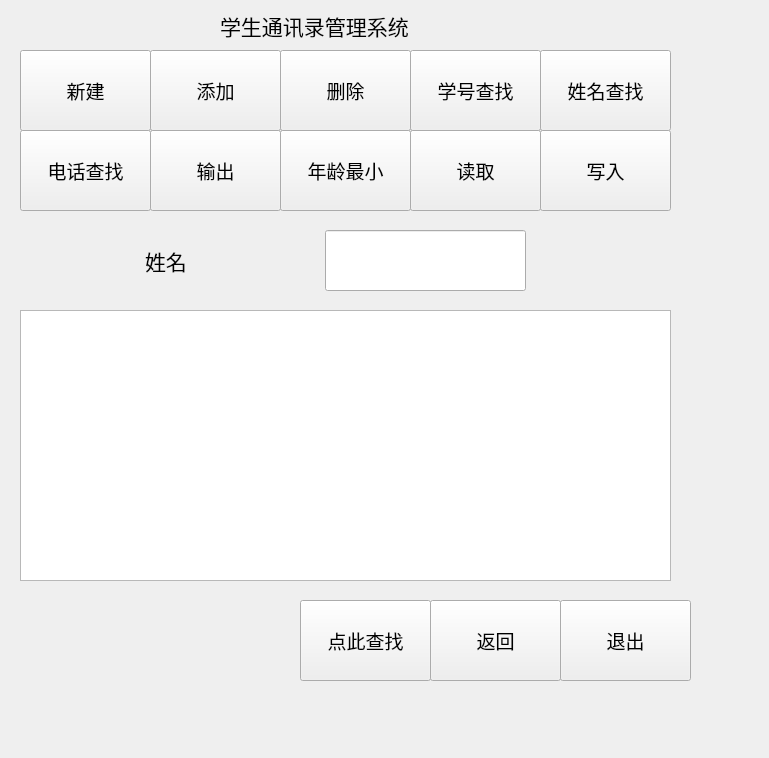
<?xml version="1.0" encoding="UTF-8"?>
<ui version="4.0">
 <class>searchNameWidget</class>
 <widget class="QWidget" name="searchNameWidget">
  <property name="geometry">
   <rect>
    <x>0</x>
    <y>0</y>
    <width>769</width>
    <height>758</height>
   </rect>
  </property>
  <property name="windowTitle">
   <string>Form</string>
  </property>
  <widget class="QPushButton" name="establishButton">
   <property name="geometry">
    <rect>
     <x>20</x>
     <y>50</y>
     <width>131</width>
     <height>81</height>
    </rect>
   </property>
   <property name="font">
    <font>
     <pointsize>14</pointsize>
    </font>
   </property>
   <property name="text">
    <string>新建</string>
   </property>
  </widget>
  <widget class="QPushButton" name="readMinStudentButton">
   <property name="geometry">
    <rect>
     <x>280</x>
     <y>130</y>
     <width>131</width>
     <height>81</height>
    </rect>
   </property>
   <property name="font">
    <font>
     <pointsize>14</pointsize>
    </font>
   </property>
   <property name="text">
    <string>年龄最小</string>
   </property>
  </widget>
  <widget class="QPushButton" name="delButton">
   <property name="geometry">
    <rect>
     <x>280</x>
     <y>50</y>
     <width>131</width>
     <height>81</height>
    </rect>
   </property>
   <property name="font">
    <font>
     <pointsize>14</pointsize>
    </font>
   </property>
   <property name="text">
    <string>删除</string>
   </property>
  </widget>
  <widget class="QPushButton" name="exitButton">
   <property name="geometry">
    <rect>
     <x>560</x>
     <y>600</y>
     <width>131</width>
     <height>81</height>
    </rect>
   </property>
   <property name="font">
    <font>
     <pointsize>14</pointsize>
    </font>
   </property>
   <property name="text">
    <string>退出</string>
   </property>
  </widget>
  <widget class="QPushButton" name="searchNameButton">
   <property name="geometry">
    <rect>
     <x>540</x>
     <y>50</y>
     <width>131</width>
     <height>81</height>
    </rect>
   </property>
   <property name="font">
    <font>
     <pointsize>14</pointsize>
    </font>
   </property>
   <property name="text">
    <string>姓名查找</string>
   </property>
  </widget>
  <widget class="QPushButton" name="outputButton">
   <property name="geometry">
    <rect>
     <x>150</x>
     <y>130</y>
     <width>131</width>
     <height>81</height>
    </rect>
   </property>
   <property name="font">
    <font>
     <pointsize>14</pointsize>
    </font>
   </property>
   <property name="text">
    <string>输出</string>
   </property>
  </widget>
  <widget class="QPushButton" name="readButton">
   <property name="geometry">
    <rect>
     <x>410</x>
     <y>130</y>
     <width>131</width>
     <height>81</height>
    </rect>
   </property>
   <property name="font">
    <font>
     <pointsize>14</pointsize>
    </font>
   </property>
   <property name="text">
    <string>读取</string>
   </property>
  </widget>
  <widget class="QPushButton" name="searchPhoneNumButton">
   <property name="geometry">
    <rect>
     <x>20</x>
     <y>130</y>
     <width>131</width>
     <height>81</height>
    </rect>
   </property>
   <property name="font">
    <font>
     <pointsize>14</pointsize>
    </font>
   </property>
   <property name="text">
    <string>电话查找</string>
   </property>
  </widget>
  <widget class="QPushButton" name="searchNumButton">
   <property name="geometry">
    <rect>
     <x>410</x>
     <y>50</y>
     <width>131</width>
     <height>81</height>
    </rect>
   </property>
   <property name="font">
    <font>
     <pointsize>14</pointsize>
    </font>
   </property>
   <property name="text">
    <string>学号查找</string>
   </property>
  </widget>
  <widget class="QLabel" name="label">
   <property name="geometry">
    <rect>
     <x>220</x>
     <y>-40</y>
     <width>311</width>
     <height>131</height>
    </rect>
   </property>
   <property name="font">
    <font>
     <pointsize>16</pointsize>
    </font>
   </property>
   <property name="text">
    <string>学生通讯录管理系统</string>
   </property>
  </widget>
  <widget class="QPushButton" name="addButton">
   <property name="geometry">
    <rect>
     <x>150</x>
     <y>50</y>
     <width>131</width>
     <height>81</height>
    </rect>
   </property>
   <property name="font">
    <font>
     <pointsize>14</pointsize>
    </font>
   </property>
   <property name="text">
    <string>添加</string>
   </property>
  </widget>
  <widget class="QPushButton" name="writeButton">
   <property name="geometry">
    <rect>
     <x>540</x>
     <y>130</y>
     <width>131</width>
     <height>81</height>
    </rect>
   </property>
   <property name="font">
    <font>
     <pointsize>14</pointsize>
    </font>
   </property>
   <property name="text">
    <string>写入</string>
   </property>
  </widget>
  <widget class="QPushButton" name="returnButton">
   <property name="geometry">
    <rect>
     <x>430</x>
     <y>600</y>
     <width>131</width>
     <height>81</height>
    </rect>
   </property>
   <property name="font">
    <font>
     <pointsize>14</pointsize>
    </font>
   </property>
   <property name="text">
    <string>返回</string>
   </property>
  </widget>
  <widget class="QPushButton" name="searchingNameButton">
   <property name="geometry">
    <rect>
     <x>300</x>
     <y>600</y>
     <width>131</width>
     <height>81</height>
    </rect>
   </property>
   <property name="font">
    <font>
     <pointsize>14</pointsize>
    </font>
   </property>
   <property name="text">
    <string>点此查找</string>
   </property>
  </widget>
  <widget class="QLineEdit" name="nameLineEdit">
   <property name="geometry">
    <rect>
     <x>325</x>
     <y>230</y>
     <width>201</width>
     <height>61</height>
    </rect>
   </property>
   <property name="font">
    <font>
     <pointsize>16</pointsize>
    </font>
   </property>
  </widget>
  <widget class="QLabel" name="label_2">
   <property name="geometry">
    <rect>
     <x>145</x>
     <y>230</y>
     <width>131</width>
     <height>61</height>
    </rect>
   </property>
   <property name="font">
    <font>
     <pointsize>16</pointsize>
    </font>
   </property>
   <property name="text">
    <string>姓名</string>
   </property>
  </widget>
  <widget class="QTableWidget" name="tableWidget">
   <property name="geometry">
    <rect>
     <x>20</x>
     <y>310</y>
     <width>651</width>
     <height>271</height>
    </rect>
   </property>
  </widget>
 </widget>
 <resources/>
 <connections/>
</ui>
